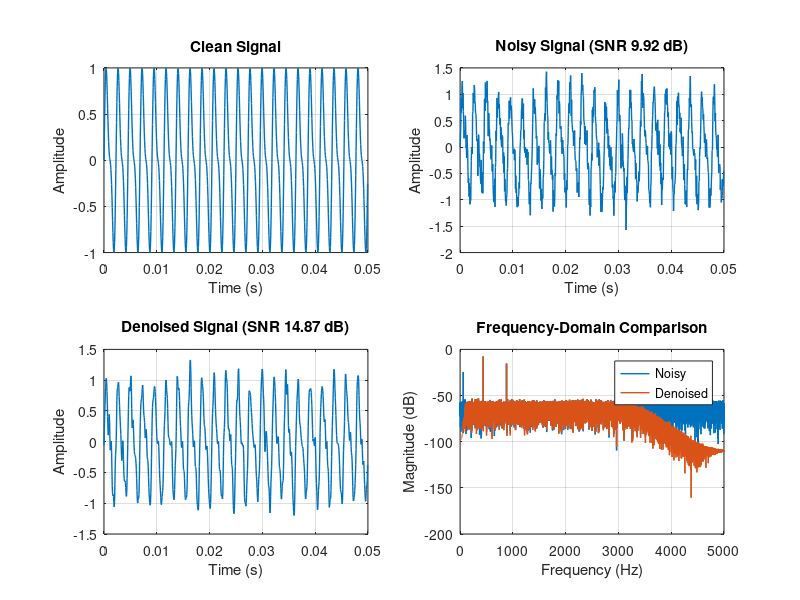

MATLAB code for this plot:
function results = audio_noise_reduction_demo(inputFile)
% AUDIO_NOISE_REDUCTION_DEMO Demonstrates audio denoising with a band-pass filter.
%
% Run with no arguments to generate a reproducible noisy two-tone signal.
% To process a WAV file instead, pass its path as inputFile. The script writes
% noisy_audio.wav, denoised_audio.wav, and denoising_results.png to this folder.

if nargin < 1
    inputFile = '';
end

rng(42);
outputDirectory = fileparts(mfilename('fullpath'));

if isempty(inputFile)
    fs = 16000;
    durationSeconds = 4;
    t = (0:1/fs:durationSeconds-1/fs)';
    cleanAudio = 0.60*sin(2*pi*440*t) + 0.25*sin(2*pi*880*t);
    cleanAudio = cleanAudio / max(abs(cleanAudio));
else
    [cleanAudio, fs] = audioread(inputFile);
    if size(cleanAudio, 2) > 1
        cleanAudio = mean(cleanAudio, 2);
    end
    cleanAudio = cleanAudio / max(max(abs(cleanAudio)), eps);
    t = (0:numel(cleanAudio)-1)' / fs;
end

% Add broadband noise and low-frequency hum to simulate a noisy recording.
whiteNoise = 0.18 * randn(size(cleanAudio));
hum = 0.12 * sin(2*pi*60*t);
noisyAudio = cleanAudio + whiteNoise + hum;

% Retain the useful speech/music band while rejecting hum and high-frequency noise.
filterOrder = 6;
passbandHz = [100 3400];
[b, a] = butter(filterOrder, passbandHz/(fs/2), 'bandpass');
denoisedAudio = filtfilt(b, a, noisyAudio);

inputSnrDb = calculateSnr(cleanAudio, noisyAudio - cleanAudio);
outputSnrDb = calculateSnr(cleanAudio, denoisedAudio - cleanAudio);

% Normalise safely before writing audio artifacts.
noisyToWrite = noisyAudio / max(max(abs(noisyAudio)), 1);
denoisedToWrite = denoisedAudio / max(max(abs(denoisedAudio)), 1);
audiowrite(fullfile(outputDirectory, 'noisy_audio.wav'), noisyToWrite, fs);
audiowrite(fullfile(outputDirectory, 'denoised_audio.wav'), denoisedToWrite, fs);

plotSamples = min(round(0.05 * fs), numel(t));
figure('Color', 'w', 'Position', [100 100 1100 720]);
subplot(2, 2, 1);
plot(t(1:plotSamples), cleanAudio(1:plotSamples), 'LineWidth', 1);
title('Clean Signal'); xlabel('Time (s)'); ylabel('Amplitude'); grid on;

subplot(2, 2, 2);
plot(t(1:plotSamples), noisyAudio(1:plotSamples), 'LineWidth', 1);
title(sprintf('Noisy Signal (SNR %.2f dB)', inputSnrDb));
xlabel('Time (s)'); ylabel('Amplitude'); grid on;

subplot(2, 2, 3);
plot(t(1:plotSamples), denoisedAudio(1:plotSamples), 'LineWidth', 1);
title(sprintf('Denoised Signal (SNR %.2f dB)', outputSnrDb));
xlabel('Time (s)'); ylabel('Amplitude'); grid on;

subplot(2, 2, 4);
plotSpectrum(noisyAudio, fs, 'Noisy'); hold on;
plotSpectrum(denoisedAudio, fs, 'Denoised');
title('Frequency-Domain Comparison'); xlabel('Frequency (Hz)'); ylabel('Magnitude (dB)');
legend('Noisy', 'Denoised'); grid on; xlim([0 5000]);

exportgraphics(gcf, fullfile(outputDirectory, 'denoising_results.png'), 'Resolution', 150);

results = struct('sampleRate', fs, 'inputSnrDb', inputSnrDb, ...
    'outputSnrDb', outputSnrDb, 'snrImprovementDb', outputSnrDb-inputSnrDb);
fprintf('Input SNR: %.2f dB\nOutput SNR: %.2f dB\nImprovement: %.2f dB\n', ...
    results.inputSnrDb, results.outputSnrDb, results.snrImprovementDb);
end

function valueDb = calculateSnr(signal, noise)
valueDb = 10*log10(sum(signal.^2) / max(sum(noise.^2), eps));
end

function plotSpectrum(signal, fs, labelText)
sampleCount = numel(signal);
frequencyAxis = (0:floor(sampleCount/2))' * fs / sampleCount;
spectrum = abs(fft(signal)) / sampleCount;
plot(frequencyAxis, 20*log10(spectrum(1:numel(frequencyAxis)) + eps), ...
    'DisplayName', labelText, 'LineWidth', 1);
end
